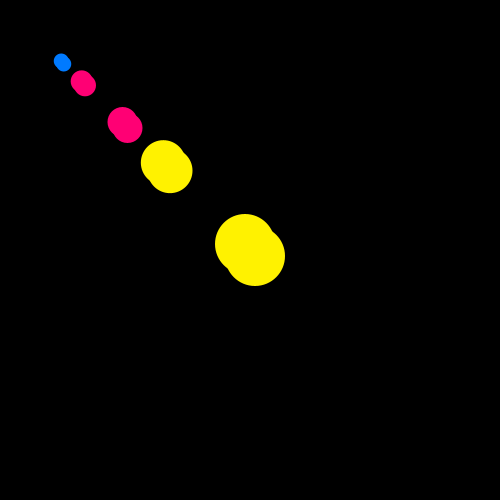
Frame 1 (no input)
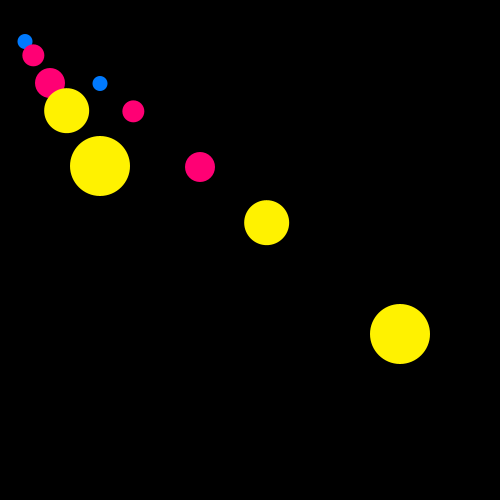
Frame 60 (the mouse pressed at the canvas centre just before this capture)
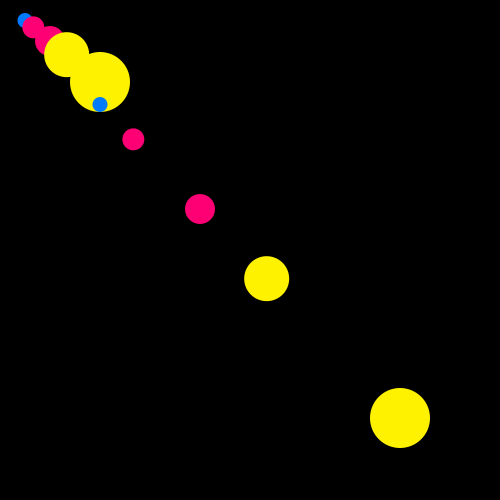
Frame 120 (the mouse held since frame 60 and released just before this capture)

The Processing sketch that drew these frames (run headless with seeded random() and noise(); from frame 60 on, the mouse is pressed at the canvas centre):

// Processing sketch: processing_57358
// ── processing_57358.pde

/* Done by Keya Vadgama
YSDN
Winter 2012
Reference: http://www.youtube.com/watch?v=O6QrY_DeBDs&context=C45b8c5eADvjVQa1PpcFNAy0bKrfNL4d8oz572tMxblJUPPJ8qIvg=
*/
  
  
  
 float xPos;
 float yPos;
  
 float xVel = 5;
 float yVel = 6;
 
 float kPos;
 float vPos;
  
 float kVel = 5;
 float vVel = 6;
  
void setup() {
   size(500,500);
   smooth();
   xPos = width/2;
   yPos = height/2;
   kPos = width/2;
   vPos = height/2;
}
 
void draw() {
  background (0);
  xPos = xPos + xVel;
  yPos = yPos + yVel;
   
  if (yPos + 30 > height || yPos - 30 < 0 ){
      yVel = yVel * -1;}
       
   if (xPos + 30 > width || xPos - 30 < 0 ){
      xVel = xVel * -1;}
 
  fill(0, 122, 255);
  noStroke(); 
  ellipse(xPos/4,yPos/4,15,15);

   fill(255, 0, 116);
  noStroke(); 
  ellipse(xPos/3,yPos/3,22,22);
  
   fill(255, 0, 116);
  noStroke(); 
  ellipse(xPos/2,yPos/2,30,30);
  
   fill(255, 242, 0);
  noStroke(); 
  ellipse(xPos/1.5,yPos/1.5,45,45);
     
   fill(255, 242, 0);
  noStroke(); 
  ellipse(xPos,yPos,60,60);
  
  
    kPos = kPos - kVel;
  vPos = vPos - vVel;
   
  if (vPos + 30 > height || vPos - 30 < 0 ){
      vVel = vVel * -1;}
       
   if (kPos + 30 > width || kPos - 30 < 0 ){
      kVel = kVel * -1;}
 
  fill(0, 122, 255);
  noStroke(); 
  ellipse(kPos/4,vPos/4,15,15);

   fill(255, 0, 116);
  noStroke(); 
  ellipse(kPos/3,vPos/3,22,22);
  
   fill(255, 0, 116);
  noStroke(); 
  ellipse(kPos/2,vPos/2,30,30);
  
   fill(255, 242, 0);
  noStroke(); 
  ellipse(kPos/1.5,vPos/1.5,45,45);
     
   fill(255, 242, 0);
  noStroke(); 
  ellipse(kPos,vPos,60,60);  
   
}
